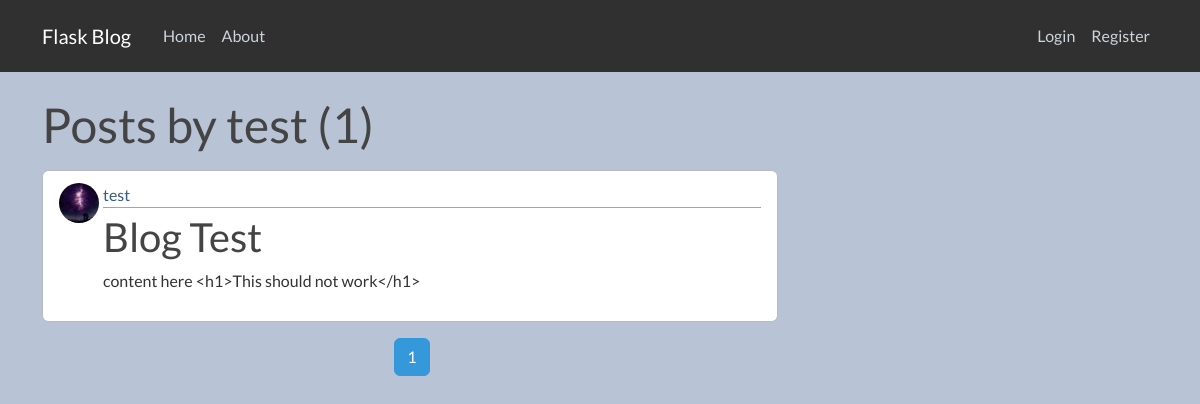
/u/2, run on an earlier commit of the app's database.
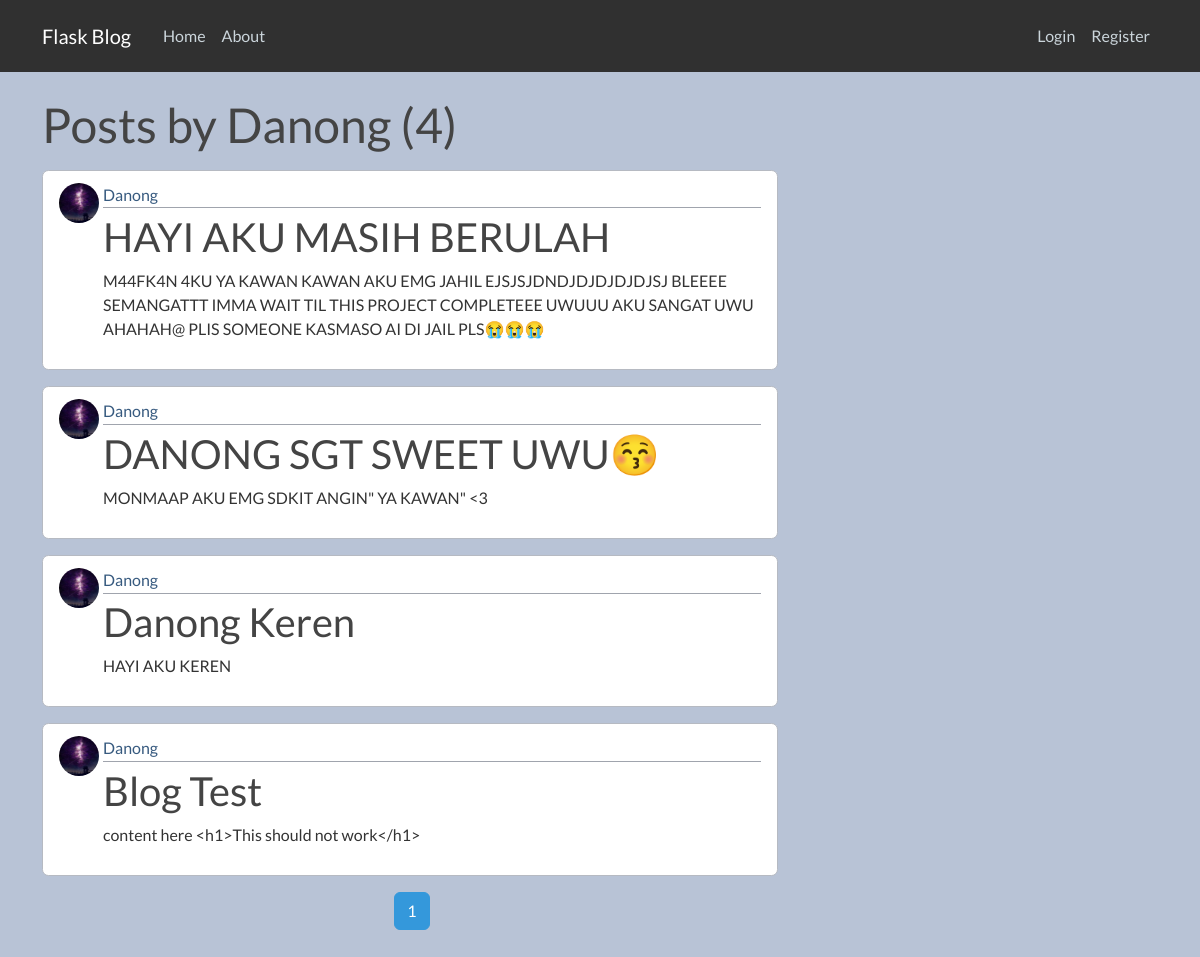
And on a later commit of the database.
### flask_blog/models.py (models this page shows, shortened)
class User(db.Model, UserMixin):
	id = db.Column(db.Integer, primary_key=True)
	username = db.Column(db.String(20), unique=True, nullable=False)
	email = db.Column(db.String(120), unique=True, nullable=False)
	date_created = db.Column(db.DateTime, nullable=False, default=datetime.utcnow)
	image_file = db.Column(db.String(20), nullable=False, default='default.jpg')
	password = db.Column(db.String(60), nullable=False)
	privilege_level = db.Column(db.Integer, nullable=False, default=4)
	posts = db.relationship('Post', backref='author', lazy=True)

class Post(db.Model):
	id = db.Column(db.Integer, primary_key=True)
	title = db.Column(db.String(100), nullable=False)
	date_created = db.Column(db.DateTime, nullable=False, default=datetime.utcnow)
	content = db.Column(db.Text, nullable=False)
	is_modified = db.Column(db.Boolean, default=False, nullable=False)
	user_id = db.Column(db.Integer, db.ForeignKey('user.id'), nullable=False)

### flask_blog/users/routes.py (the view)
@users.route("/user/<string:username>")
@users.route("/u/<int:user_id>")
@users.route("/u/<string:username>")
def userPosts(username=None, user_id=None):
	page = request.args.get('page', 1, type=int)
	limit = min(request.args.get('limit', 5, type=int), 100)
	if username:
		user = User.query.filter_by(username=username).first_or_404()
	elif user_id:
		user = User.query.get_or_404(user_id)
	else:
		return redirect(url_for('main.home'))
	posts = Post.query.filter_by(author=user)\
			.order_by(Post.date_created.desc())\
			.paginate(page=page, per_page=limit)
	return render_template('user_posts.html', posts=posts, user=user)

### flask_blog/utils.py (called while the page is built)
def get_profile_picture(user: User):
	profile_picture = url_for('static', filename=f'profile_pictures/{user.image_file}')
	return profile_picture

### flask_blog/templates/user_posts.html (shortened to what this page needs)
{% extends "layout.html" %}
{% block content %}
    <h1 class="mb-3">Posts by {{ user.username }} ({{ posts.total }})</h1>
    {% for post in posts.items %}
        <article class="media content-section">
          <img src="{{ get_profile_picture(post.author) }}" width="40" height="40" class="rounded-circle mr-1">
          <div class="media-body">
            <div class="article-metadata">
              <a class="mr-2 link-primary" href="{{ url_for('users.userPosts', username=post.author.username) }}">{{ post.author.username }}</a>
              <small class="text-muted">
                  <span id="{{post.id}}-time-created">{% if post.is_modified %} <small class="text-muted" style="font-size:0.75rem">(edited)</small> {% endif %}</span>
              </small>
            </div>
            <h2><a class="article-title" href="{{ url_for('posts.post', post_id=post.id) }}">{{ post.title }}</a></h2>
            <p class="article-content">{{ post.content }}</p>
          </div>
        </article>
    {% endfor %}
    <ul class="pagination justify-content-center">
    {% for page_num in posts.iter_pages(left_edge=1, right_edge=1, left_current=1, right_current=2) %}
        {% if page_num %}
            {% if posts.page == page_num %}
            <a class="btn btn-info mb-4  ml-1" href="{{ url_for('users.userPosts', username=user.username, page=page_num, limit=posts.per_page) }}">{{ page_num }}</a>
            {% else %}
            <a class="btn btn-outline-info mb-4  ml-1" href="{{ url_for('users.userPosts', username=user.username, page=page_num, limit=posts.per_page) }}">{{ page_num }}</a>
            {% endif %}
        {% else %}
            <p class="page-item">...</p>
        {% endif %}
    {% endfor %}
    </ul>
{% endblock content %}

### flask_blog/templates/layout.html (shortened to what this page needs)
<!DOCTYPE html>
<html>
<head>
    <link rel="stylesheet" href="https://maxcdn.bootstrapcdn.com/bootstrap/4.0.0/css/bootstrap.min.css">
    <link rel="stylesheet" type="text/css" href="https://bootswatch.com/5/darkly/bootstrap.css">
    <link rel="stylesheet" type="text/css" href="{{ url_for('static', filename='main.css') }}">
</head>
<body>
    <header class="site-header">
      <nav class="navbar navbar-expand-md navbar-expand-lg navbar-expand-xs navbar-dark bg-dark fixed-top">
        <div class="container">
          <a class="navbar-brand mr-4" href="/">Flask Blog</a>
          <div class="collapse navbar-collapse" id="navbarToggle">
            <div class="navbar-nav mr-auto">
              <a class="nav-item nav-link" href="{{ url_for('main.home') }}">Home</a>
              <a class="nav-item nav-link" href="{{ url_for('main.about') }}">About</a>
            </div>
            {% if current_user.is_authenticated %}
              <div class="navbar-nav mr-2">
                  <a class="nav-item nav-link" href="{{ url_for('posts.newPost') }}">New Post</a>
              </div>
              <div class="dropdown">
                  <button class="btn btn-secondary dropdown-toggle" type="button" id="dropdownMenuButton" data-toggle="dropdown" aria-haspopup="true" aria-expanded="false">
                    <img src="{{ get_profile_picture(current_user) }}" width="40" height="40" class="rounded-circle mr-1"> {{ current_user.username }}
                  </button>
                  <div class="dropdown-menu" aria-labelledby="dropdownMenuLink">
                    <a class="dropdown-item" href="{{ url_for('users.account') }}">Edit Profile</a>
                    <a class="dropdown-item" href="{{ url_for('users.logout') }}">Log Out</a>
                  </div>
              </div>
            {% else %}
              <div class="navbar-nav">
                <a class="nav-item nav-link" href="{{ url_for('users.login') }}">Login</a>
                <a class="nav-item nav-link" href="{{ url_for('users.register') }}">Register</a>
              </div>
            {% endif %}
          </div>
        </div>
      </nav>
    </header>
    <main role="main" class="container">
      <div class="row">
        <div class="col-md-8">
          {% block content %}{% endblock %}
        </div>
      </div>
    </main>
</body>
</html>

### flask_blog/static/main.css (style rules this page uses)
body { background: #b8c3d6; color: #333333; margin-top: 6rem; }
h1, h2, h3, h4, h5, h6 { color: #444444; }
a { color: #0d6efd; text-decoration: none; }
.site-header .navbar-nav .nav-link { color: #cbd5db; padding-top: 0.05rem; padding-bottom: 0.02rem; }
.content-section { background: #ffffff; padding: 0.75rem 1rem; border: 0.05rem solid #b6bac2; border-radius: 0.4rem; margin-bottom: 1rem; }
.article-title { color: #444444; }
.article-content { white-space: pre-line; }
.article-metadata { padding-bottom: 0.05rem; margin-bottom: 0.3rem; border-bottom: 0.05rem solid #a0a4ad }

What changed in the data, as far as the page shows it:
changed User: username "test" → "Danong"
added Post: image_file (picture), author.username "Danong", title "HAYI AKU MASIH BERULAH", content "M44FK4N 4KU YA KAWAN KAWAN AKU EMG JAHIL EJSJSJDNDJDJDJDJDJSJ BLEEEE SEMANGATTT IMMA WAIT TIL THIS PROJECT COMPLETEEE UWUUU AKU SANGAT UWU AHAHAH@ PLIS SOMEONE KASMASO AI DI JAIL PLS😭😭😭"
added Post: image_file (picture), author.username "Danong", title "DANONG SGT SWEET UWU😚", content "MONMAAP AKU EMG SDKIT ANGIN\" YA KAWAN\" <3"
added Post: image_file (picture), author.username "Danong", title "Danong Keren", content "HAYI AKU KEREN"
changed through a linked row, Post "Blog Test": author.username "test" → "Danong"
Also different on the page:
{{ posts.total }}: "1" → "4"
